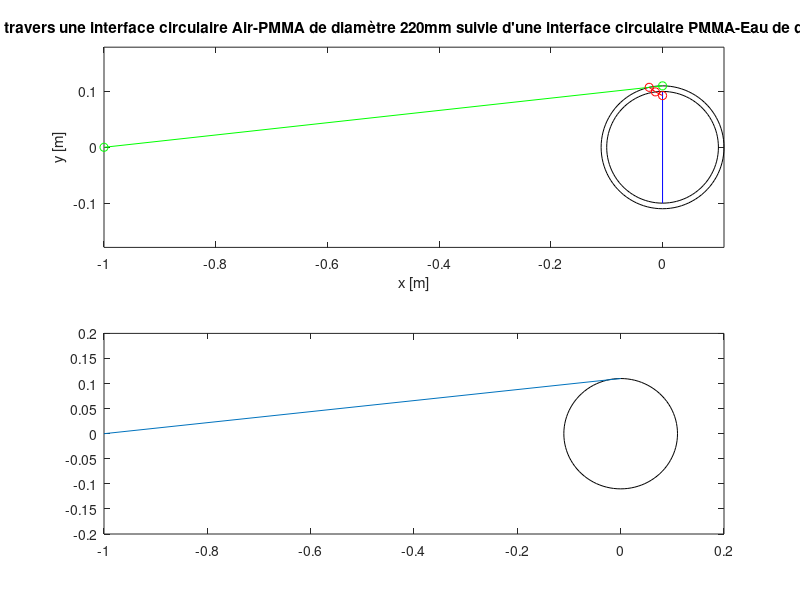

Write MATLAB code to recreate this figure. (Note: this script raises an error after producing the figure.)
% compute refraction of light rays from an external camera
% to a vertical plane inside a water filled PMMA duct
% 2 cases:
%  1-duct of outer radius R1 and inner radius R2
%  2-duct of outer edge 2D (square section) and inner radius R2

%refraction indexes

%water
nH2O=1.33

%PMMA
nPMMA=1.51

%Camera center (adapt using sensor size, focal length and ROI)
d=1 % 1m left of duct center

%Outer radius [m]
R1=0.11
%Inner radius [m]
R2=0.1

%Outer half-edge [m]
D=0.12

%height of image object in plane at x=0 [m]
for k=1:13

hk(k)=(k-1)/13*0.13
h=hk(k)

%h=0.05

%slope and angle of undisturbed ray from camera center (-d,0) to (0,h)
a=h/d
alpha=atan(a)

z=R1*exp(i*2*pi*[0:.01:1]);

plot(z,'k',[-d;0],[0;h])
 
%CASE 1

% intersection point P1 of ray and circle X²+Y²=R1²
% y1=a*(x1+d) & x1²+y1²=R1² => (1+a²)x1²+2a²dx1+a²d²-R1²=0
% 	delta=a⁴d²-(1+a²)(a²d²-R1²)
%	x1 = (-a²d - sqrt(delta))/(1+a²) => y1
delta=a^4*d^2-(1+a^2)*(a^2*d^2-R1^2)
x1 = (-a^2*d - sqrt(delta))/(1+a^2)
y1 = a*(x1+d)

%refracted ray
% orientation of normal to R1 circle at P1
beta=atan2(y1,-x1)

% refraction angle: nPMMA*sin(alpha1+beta)=sin(alpha+beta)
alpha1= asin (sin(alpha+beta)/nPMMA) - beta

% equation of ray : (y-y1)=a1(x-x1) => y=a1*x+b1
% with
a1=tan(alpha1)
b1=y1-a1*x1;

% intersection point P2 of refracted ray and circle X²+Y²=R2²
% y2=a1*x2+b1 & x2²+y2²=R2² => x2²*(1+a1²)+2a1*x2*b1+b1²=R2²
% 	delta=a1²b1²-(1+a1²)(b1²-R2²)
%	x2 = (-a1*b1 - sqrt(delta))/(1+a1²) => y2
delta1=a1^2*b1^2-(1+a1^2)*(b1^2-R2^2)
x2 = (-a1*b1 - sqrt(delta1))/(1+a1^2)
y2 = a1*x2+b1

%refracted ray
% orientation of normal to R2 circle at P2
beta1=atan2(y2,-x2)

% refraction angle: nH20*sin(alpha2+beta1)=nPMMA*sin(alpha1+beta1)
alpha2= asin (nPMMA*sin(alpha1+beta1)/nH2O) - beta1

% equation of ray : (y-y2)=a2(x-x2) => y=a2*x+b2
% with
a2=tan(alpha2)
b2=y2-a2*x2;

% intersection point P3 of refracted ray and x=0 plane
% y3=y2-a2*x2
y3=y2-a2*x2

z1=R1*exp(i*2*pi*[0:.01:1]);
z2=R2*exp(i*2*pi*[0:.01:1]);

subplot(2,1,1)
plot(z1,'k',z2,'k',[-d;0],[0;h],'-og',[0;0],[R2;-R2],'b',[x1;x2;0],[y1;y2;y3],'-or')
axis equal; xlabel("x [m]");ylabel("y [m]");
title(["Réfraction à travers une interface circulaire Air-PMMA de diamètre " num2str(2000*R1) "mm suivie d'une interface circulaire PMMA-Eau de diamètre " num2str(2000*R2) "mm"])

hrk1(k)=y3

%CASE 2
% intersection point P1 of ray and edge at x=-D
x1=-D;
y1=a*(d-D)

%refracted ray
% refraction angle: sin(alpha)=nPMMA*sin(alpha1)
alpha1= asin (sin(alpha)/nPMMA)

% equation of ray : (y-y1)=a1(x-x1) => y=a1*x+b1
% with
a1=tan(alpha1)
b1=y1-a1*x1;

% intersection point P2 of refracted ray and circle X²+Y²=R2²
% y2=a1*x2+b1 & x2²+y2²=R2² => x2²*(1+a1²)+2a1*x2*b1+b1²=R2²
% 	delta=a1²b1²-(1+a1²)(b1²-R2²)
%	x2 = (-a1*b1 - sqrt(delta))/(1+a1²) => y2
delta1=a1^2*b1^2-(1+a1^2)*(b1^2-R2^2)
x2 = (-a1*b1 - sqrt(delta1))/(1+a1^2)
y2 = a1*x2+b1

%refracted ray
% orientation of normal to R2 circle at P2
beta1=atan2(y2,-x2)

% refraction angle: nH20*sin(alpha2+beta1)=nPMMA*sin(alpha1+beta1)
alpha2= asin (nPMMA*sin(alpha1+beta1)/nH2O) - beta1

% equation of ray : (y-y2)=a2(x-x2) => y=a2*x+b2
% with
a2=tan(alpha2)
b2=y2-a2*x2;

% intersection point P3 of refracted ray and x=0 plane
% y3=y2-a2*x2
y3=y2-a2*x2


z2=R2*exp(i*2*pi*[0:.01:1]);

subplot(2,1,2)

plot([D;-D;-D;D;D],[-D;-D;D;D;-D],'k',z2,'k',[-d;0],[0;h],'-og',[0;0],[R2;-R2],'b',[x1;x2;0],[y1;y2;y3],'-or')

axis equal; xlabel("x [m]");ylabel("y [m]");
title(["Réfraction à travers une interface plane Air-PMMA d'arête " num2str(2000*D) "mm suivie d'une interface circulaire PMMA-Eau de diamètre " num2str(2000*R2) "mm"])

hrk2(k)=y3;

drawnow
pause

end

